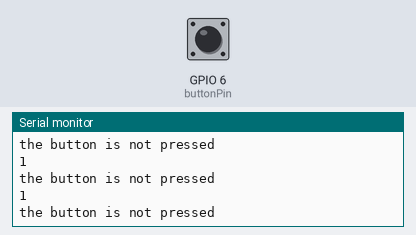
Simulated run of this sketch. Board: ESP32-S3. Parts: the last lines printed to the serial monitor. The test bench sets the inputs (shaded band); at power-on: GPIO 6 (buttonPin) HIGH. USB keyboard and mouse output is not drawn.

Above: at 1.2 s.
1.3 s: GPIO 6 (buttonPin) pulled LOW for 0.15 s
At 2.1 s:
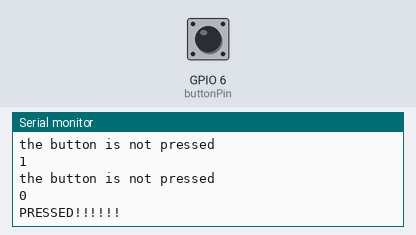
2.9 s: GPIO 6 (buttonPin) pulled LOW for 1 s
6.9 s: GPIO 6 (buttonPin) pulled LOW for 0.15 s
10.0 s: GPIO 6 (buttonPin) pulsed LOW 2 times (0.12 s each, 0.3 s apart)
13.6 s: GPIO 6 (buttonPin) pulled LOW for 1 s
17.6 s: GPIO 6 (buttonPin) pulled LOW for 3.2 s
At 19.2 s:
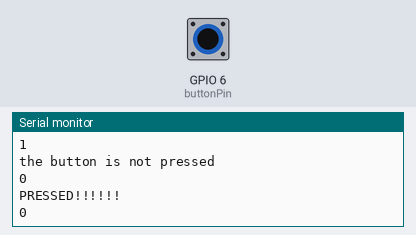

The sketch:

FRCLED.ino
```cpp
//this is a program that will be put into a grip trainer to send signals to an app to count the ammount of times it is used

//library used to connect over bluetooth
#include "BLESignal.h"

//this is the pin that the button should be solderd to
//the other side of the button should be solderd to the GND pin
#define buttonPin 6


//creates the object of the bluetooth controller
BLESignal Bluetooth;

//the code put inside these brackets will run once when the board gets power
void setup() {
  //tells the board to look for a button on the button pin defined above
  pinMode(buttonPin, INPUT_PULLUP);

//this starts the communication with the computer, not the phone. anything written with this can only be seen if the board is plugged into the computer via usb
  Serial.begin(9600);

  Serial.println("Ready to connect");

  //starts the bluetooth server
  Bluetooth.StartConnection(bluetoothName);

  Serial.println("Connected");
}


void loop() {
  if(digitalRead(buttonPin) == 1)
  {
    //will print something to the computer if the button is not pressed
    Serial.println("the button is not pressed");
    Serial.println(digitalRead(6));
  }
  else
  {
    //prints to the computer if the button is not pressed
    Serial.println("PRESSED!!!!!!");
    //sends the command to the paird device that the button was pressed
    Bluetooth.OnPress();
    //if the button is held down this will stop the program so it dosn't keep sending the signal to increase the counter.
    //this way it will only increase once
    while(digitalRead(buttonPin) == 0)
    {
      sleep(1);
      Serial.println(digitalRead(6));
    }
    //stops sending the device the pressed command
    Bluetooth.StopPress();
  }
}
```

BLESignal.h
```cpp
//checks if this class is already defined
//just used for safety
#ifndef BLE_SIGNAL

//librarys that are included
//one for basic arduino functions and the other for Bluetooth
#include <Arduino.h>
#include <BleGamepad.h>

//used to set the name for the device
String bluetoothName = "GrippyMcGripsalot";

String CreatorName = "FRCC";

uint8_t Battery = 100;

//creates the bluetooth object
BleGamepad BLuetoothControll;

//Mainly used in the main program to have a simple way to call functions
class BLESignal
{
    public:

    //this function is used to start the bluetooth connection
    void StartConnection(String bluetoothName)
    {
        BLuetoothControll.begin();
        while(!BLuetoothControll.isConnected());
        return;
    }

    //called to send the signal to the connected device
    void OnPress()
    {
        if(BLuetoothControll.isConnected())
        {
            BLuetoothControll.press(BUTTON_5);
        }
    }

    //called to send the off signal to the connected device
    void StopPress()
    {
        if(BLuetoothControll.isConnected())
        {
            BLuetoothControll.release(BUTTON_5);
        }
    }

    bool IsConnected()
    {
        return BLuetoothControll.isConnected();
    }
};
#endif
```

Measured:
- after the input at 1.3 s, the serial monitor: prints a new line at once (image 1)
- after the input at 17.6 s, the serial monitor: prints a new line at once (image 2)
